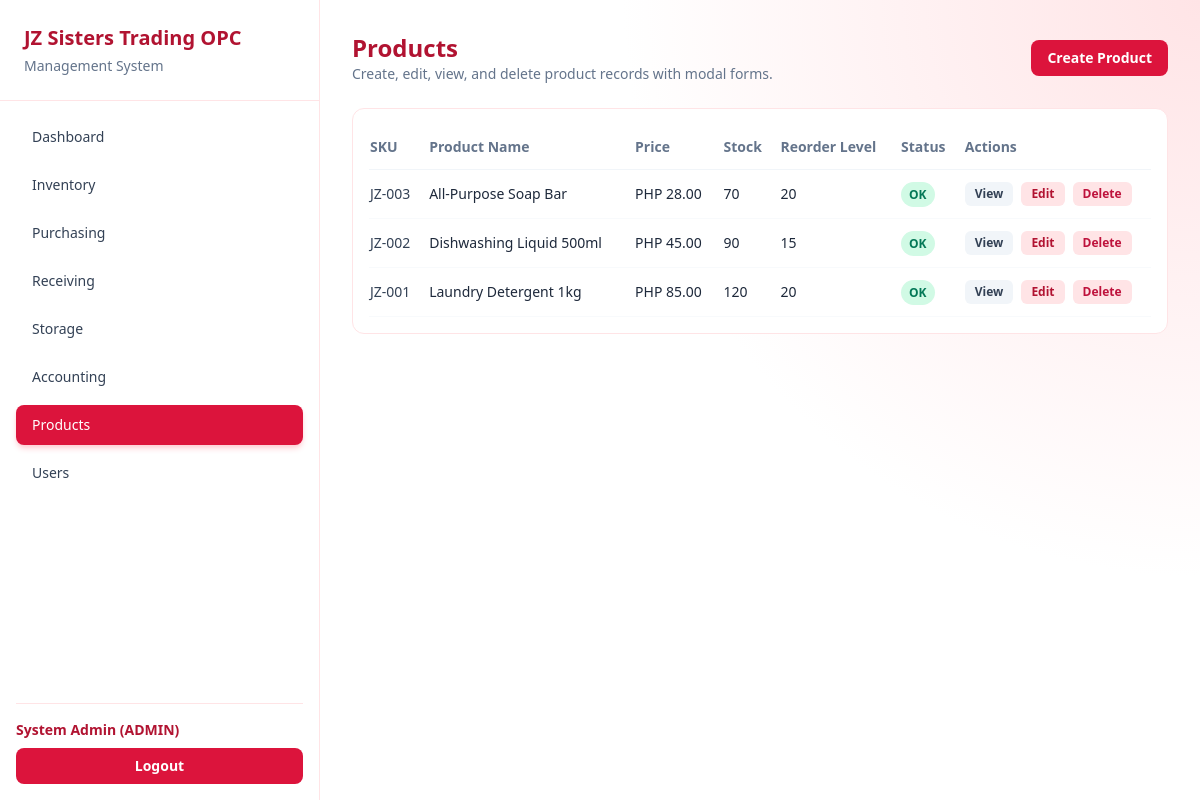
/admin/products.php (signed in), run on the app's committed database.
### tables this page shows
CREATE TABLE `products` (
  `id` int(11) NOT NULL,
  `sku` varchar(50) NOT NULL,
  `product_name` varchar(150) NOT NULL,
  `description` text DEFAULT NULL,
  `price` decimal(12,2) NOT NULL DEFAULT 0.00,
  `stock_qty` int(11) NOT NULL DEFAULT 0,
  `reorder_level` int(11) NOT NULL DEFAULT 10,
  `created_at` timestamp NOT NULL DEFAULT current_timestamp()
);

### includes/helpers.php (called while the page is built, shortened)
<?php
function e($value)
{
    return htmlspecialchars((string)$value, ENT_QUOTES, 'UTF-8');
}
function format_currency($amount)
{
    return 'PHP ' . number_format((float)$amount, 2);
}
function status_badge_class($status)
{
    $map = [
        'APPROVED' => 'bg-emerald-100 text-emerald-700',
        'REJECTED' => 'bg-rose-100 text-rose-700',
        'PENDING' => 'bg-amber-100 text-amber-700',
        'PAID' => 'bg-emerald-100 text-emerald-700',
        'UNPAID' => 'bg-rose-100 text-rose-700',
        'LOW' => 'bg-amber-100 text-amber-700',
        'OK' => 'bg-emerald-100 text-emerald-700',
    ];
    return $map[$status] ?? 'bg-slate-100 text-slate-700';
}

### admin/products.php (the view, shortened to what this page needs)
<?php
require_once __DIR__ . '/../includes/bootstrap.php';
$products = $pdo->query('SELECT * FROM products ORDER BY id DESC')->fetchAll();
include __DIR__ . '/../partials/header.php';
?>
<div class="space-y-6">
    <div class="flex flex-wrap items-center justify-between gap-3">
        <div>
            <h2 class="text-2xl font-bold text-brand-700">Products</h2>
            <p class="text-sm text-slate-500">Create, edit, view, and delete product records with modal forms.</p>
        </div>
        <button data-modal-open="create-product-modal" class="rounded-lg bg-brand-600 px-4 py-2 text-sm font-semibold text-white hover:bg-brand-700">Create Product</button>
    </div>
    <div class="rounded-xl border border-brand-100 bg-white p-4 overflow-x-auto">
        <table class="min-w-full text-sm">
            <thead>
            <tr class="border-b border-slate-100 text-left text-slate-500">
                <th class="py-3 pr-3">SKU</th>
                <th class="py-3 pr-3">Product Name</th>
                <th class="py-3 pr-3">Price</th>
                <th class="py-3 pr-3">Stock</th>
                <th class="py-3 pr-3">Reorder Level</th>
                <th class="py-3 pr-3">Status</th>
                <th class="py-3">Actions</th>
            </tr>
            </thead>
            <tbody>
            <?php if (!$products): ?>
                <tr><td class="py-4 text-slate-500" colspan="7">No products found.</td></tr>
            <?php else: ?>
                <?php foreach ($products as $product): ?>
                    <?php $stockStatus = ((int)$product['stock_qty'] <= (int)$product['reorder_level']) ? 'LOW' : 'OK'; ?>
                    <tr class="border-b border-slate-50">
                        <td class="py-3 pr-3 font-medium text-slate-700"><?= e($product['sku']); ?></td>
                        <td class="py-3 pr-3"><?= e($product['product_name']); ?></td>
                        <td class="py-3 pr-3"><?= e(format_currency($product['price'])); ?></td>
                        <td class="py-3 pr-3"><?= (int)$product['stock_qty']; ?></td>
                        <td class="py-3 pr-3"><?= (int)$product['reorder_level']; ?></td>
                        <td class="py-3 pr-3">
                            <span class="rounded-full px-2 py-1 text-xs font-semibold <?= e(status_badge_class($stockStatus)); ?>"><?= e($stockStatus); ?></span>
                        </td>
                        <td class="py-3">
                            <div class="flex flex-wrap gap-2">
                                <button data-modal-open="view-product-<?= (int)$product['id']; ?>" class="rounded-md bg-slate-100 px-2.5 py-1 text-xs font-semibold text-slate-700 hover:bg-slate-200">View</button>
                                <button data-modal-open="edit-product-<?= (int)$product['id']; ?>" class="rounded-md bg-brand-100 px-2.5 py-1 text-xs font-semibold text-brand-700 hover:bg-brand-200">Edit</button>
                                <button data-modal-open="delete-product-<?= (int)$product['id']; ?>" class="rounded-md bg-rose-100 px-2.5 py-1 text-xs font-semibold text-rose-700 hover:bg-rose-200">Delete</button>
                            </div>
                        </td>
                    </tr>
                <?php endforeach; ?>
            <?php endif; ?>
            </tbody>
        </table>
    </div>
</div>
<?php include __DIR__ . '/../partials/footer.php'; ?>

### partials/header.php (style rules this page uses)
.page-bg { background: radial-gradient(circle at top right, #ffe4e6 0%, #ffffff 40%, #ffffff 100%); }

### data on the page
products: sku "JZ-003", product_name "All-Purpose Soap Bar", price "PHP 28.00", stock_qty "70", reorder_level "20", stockStatus "OK"
products: sku "JZ-002", product_name "Dishwashing Liquid 500ml", price "PHP 45.00", stock_qty "90", reorder_level "15", stockStatus "OK"
products: sku "JZ-001", product_name "Laundry Detergent 1kg", price "PHP 85.00", stock_qty "120", reorder_level "20", stockStatus "OK"

### other printed values
$item['label'] "Dashboard"
$item['label'] "Inventory"
$item['label'] "Purchasing"
$item['label'] "Receiving"
$item['label'] "Storage"
$item['label'] "Accounting"
$item['label'] "Products"
$item['label'] "Users"
$displayName "System Admin"
$role "ADMIN"
